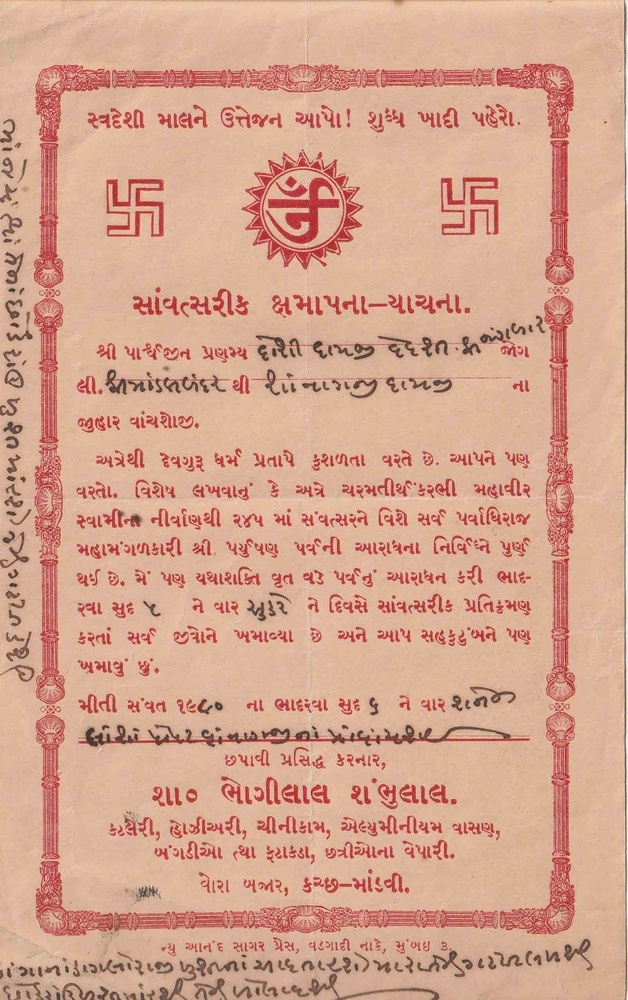
#> input picture TestImgs/Gujarati_Image_Test_5.jpg, 628 x 1000 px, shrunk from 1602 x 2552 before the run, found by its file name
$ python tmp_1.py
#> lines starting #> are read from the running program, lines starting #| are printed output that depends on the picture
import cv2
import pytesseract

# Load the image
image = cv2.imread("TestImgs\\Gujarati_Image_Test_5.jpg")
#> image is the input picture: shape (1000, 628, 3); mean B, G, R 142.1, 164.4, 213
# image = cv2.imread("TestImgs\\test4.webp")

# Convert the image to grayscale

# Use Tesseract OCR to detect text and get bounding boxes
# custom_config = r'--oem 3 --psm 6 -l guj'  # You can adjust OCR settings
# text_boxes = pytesseract.image_to_boxes(gray, config=custom_config)

# Highlight text and paint background
# for box in text_boxes.splitlines():
#     box = box.split()
#     x, y, w, h = int(box[1]), int(box[2]), int(box[3]), int(box[4])
#     cv2.rectangle(image, (x, y), (w, h), (0, 0, 0), -1)  # Highlight text in black

# Paint the background white
# image[gray < 200] = [255, 255, 255]

# Save the cleaned image

gaussian_blur = cv2.GaussianBlur(image,(7,7),2)
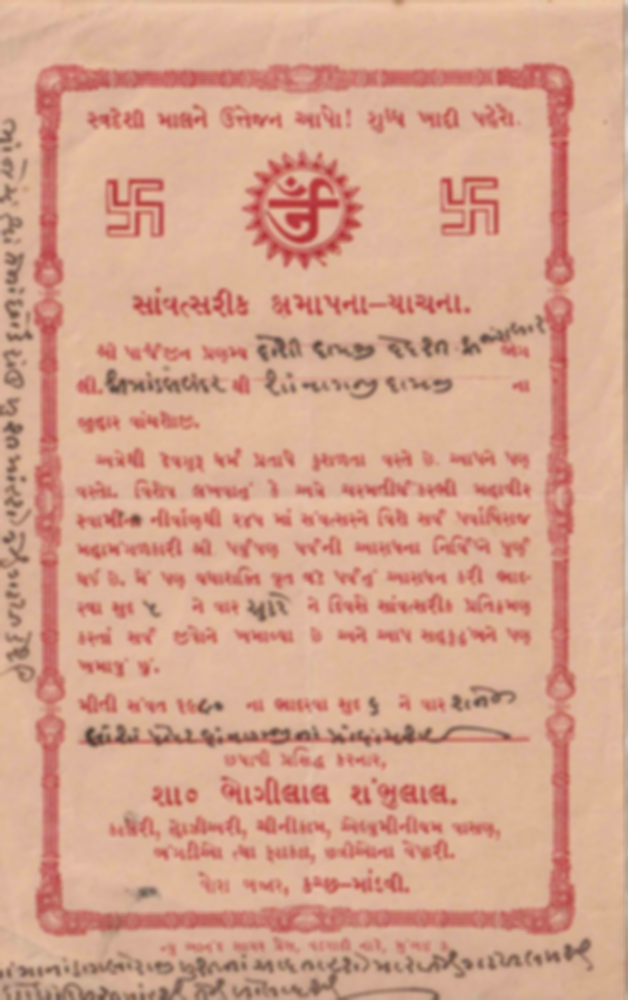
#> gaussian_blur: shape (1000, 628, 3); mean B, G, R 142.1, 164.4, 212.9

sharpend_img = cv2.addWeighted(image,3.5,gaussian_blur,-2.5,0)
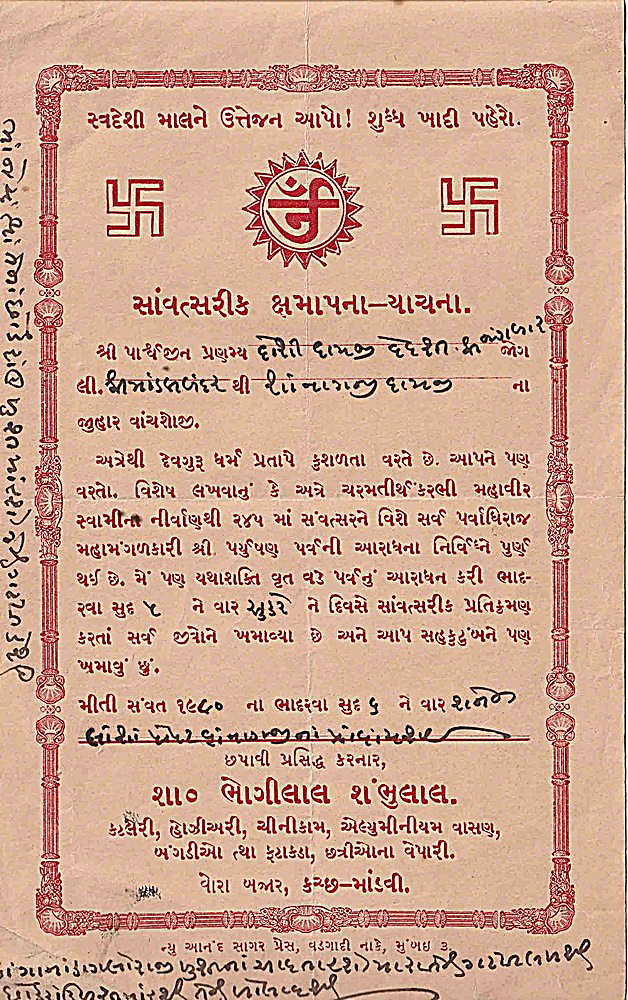
#> sharpend_img: shape (1000, 628, 3); mean B, G, R 144.7, 166.4, 209.2
gray = cv2.cvtColor(sharpend_img, cv2.COLOR_BGR2GRAY)
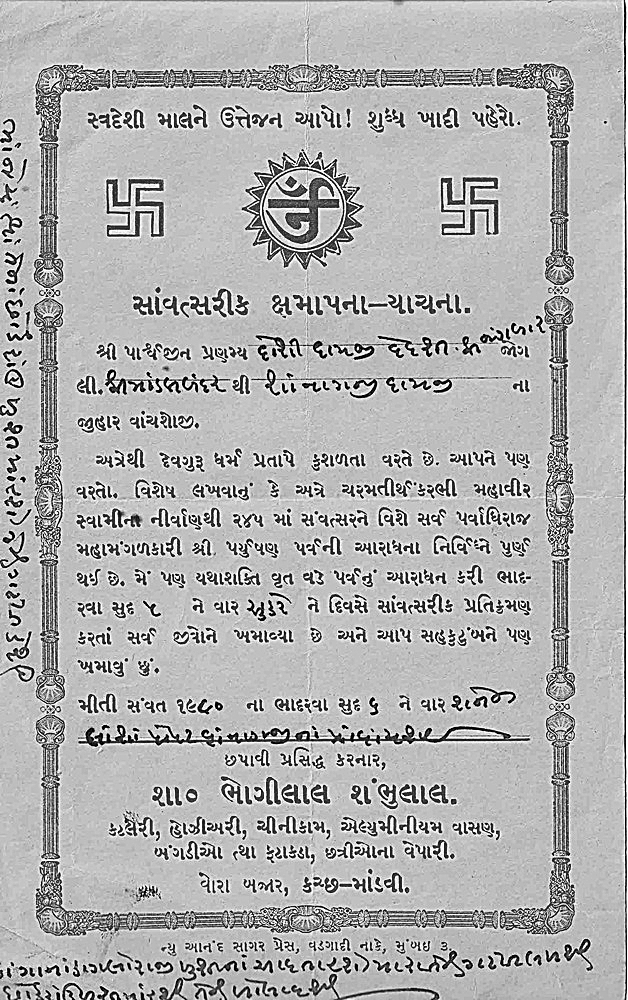
#> gray: shape (1000, 628); min 0, max 255, mean 176.7
# from ImageCleaner import clean_img
# clean_img('cleaned_image.jpg')
# cv2.imshow('sharpended img',sharpend_img)
cv2.imwrite('cleaned_image.jpg',gray)
# cv2.imwrite('cleaned_image.jpg',sharpend_img)

$ run again, with TestImgs/Gujarati_Image_Test_1.jpg copied over TestImgs/Gujarati_Image_Test_5.jpg
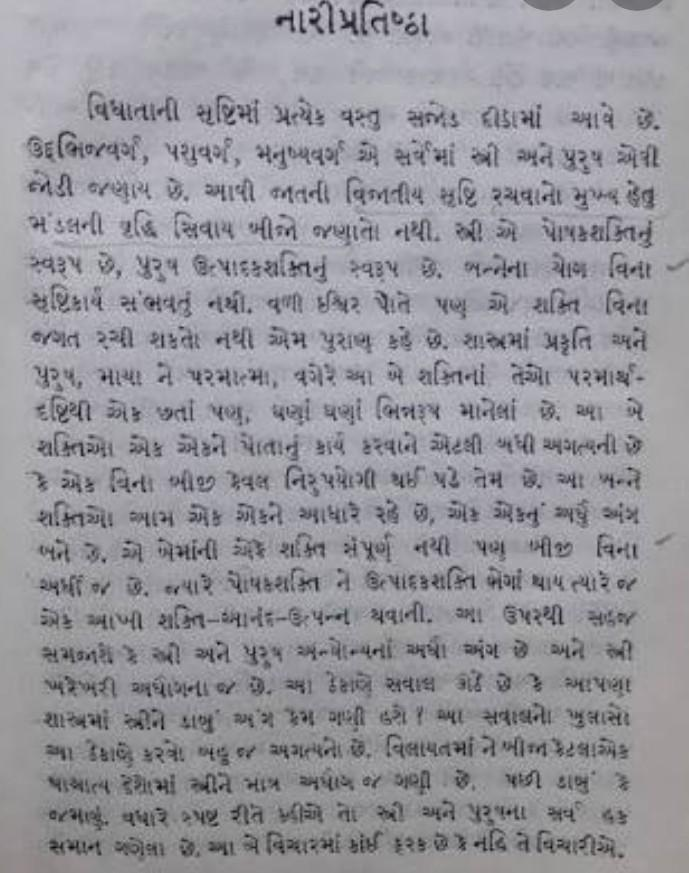
#> input picture TestImgs/Gujarati_Image_Test_1.jpg, 689 x 873 px, found by its file name
#> image is the input picture: shape (873, 689, 3); mean B, G, R 156.9, 150.5, 151.3
#> `sharpend_img = cv2.addWeighted(image,3.5,gaussian_blur,-2.5,0)`:
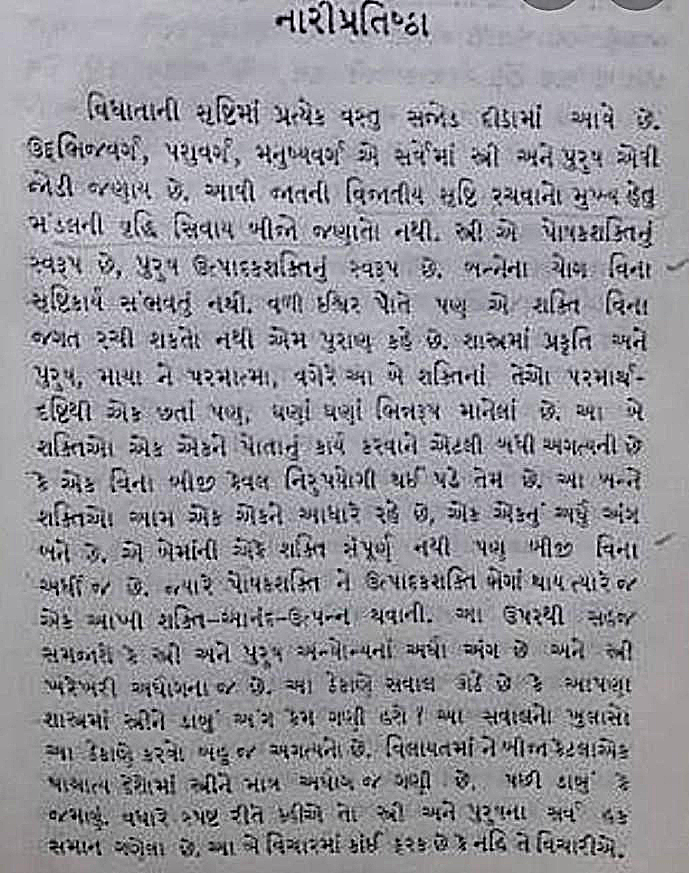
#> sharpend_img: shape (873, 689, 3); mean B, G, R 157.3, 151, 151.8

$ run again, with TestImgs/Gujarati_Image_Test_2.jpg copied over TestImgs/Gujarati_Image_Test_5.jpg
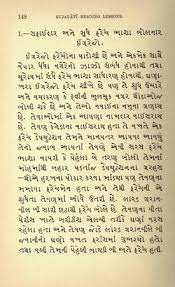
#> input picture TestImgs/Gujarati_Image_Test_2.jpg, 175 x 287 px, found by its file name
#> image is the input picture: shape (287, 175, 3); mean B, G, R 169.8, 208.7, 219.7
#> `sharpend_img = cv2.addWeighted(image,3.5,gaussian_blur,-2.5,0)`:
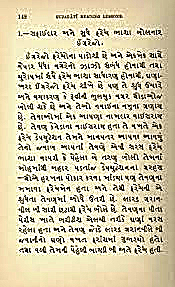
#> sharpend_img: shape (287, 175, 3); mean B, G, R 173.9, 202.3, 210.5
#> `gray = cv2.cvtColor(sharpend_img, cv2.COLOR_BGR2GRAY)`:
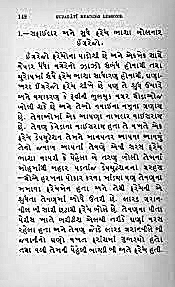
#> gray: shape (287, 175); min 0, max 255, mean 201.5
